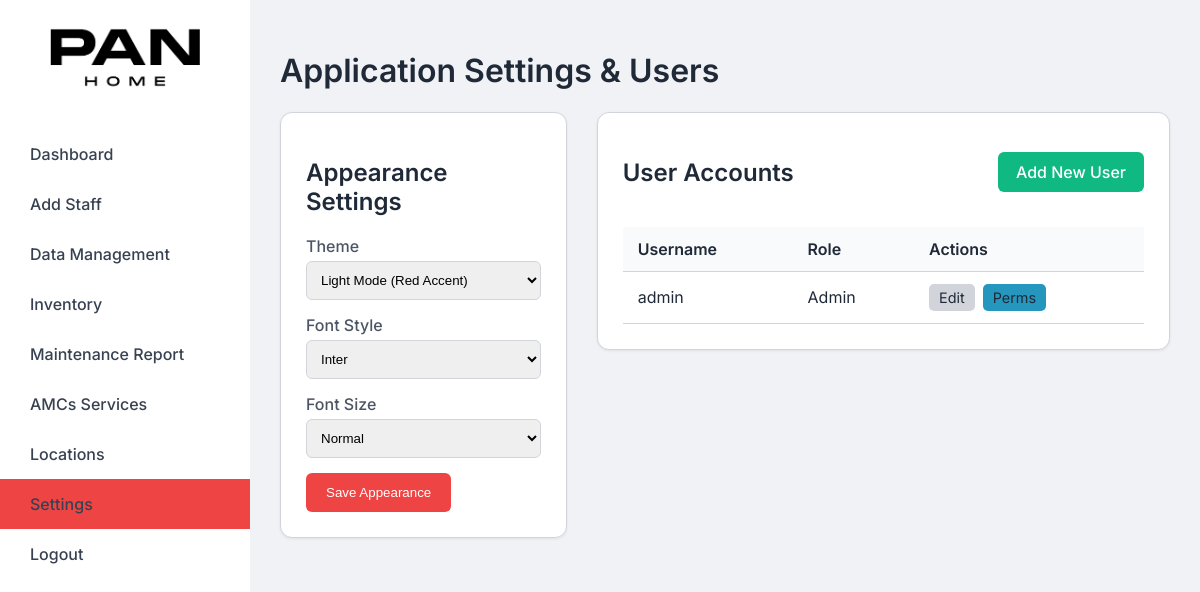
The page /settings/ (signed in) on the database its author committed.
### models.py (models this page shows, shortened)
class AppUser(db.Model, UserMixin):
    __table_args__ = {'extend_existing': True}
    id = db.Column(db.Integer, primary_key=True)
    username = db.Column(db.String(100), unique=True, nullable=False)
    email = db.Column(db.String(100), unique=True, nullable=True)
    mobile = db.Column(db.String(20), nullable=True)
    password_hash = db.Column(db.String(255), nullable=False)
    role = db.Column(db.String(50), default='User') # Default to capitalized 'User'
    allowed_locations = db.Column(db.String(500), default='')
    permissions = db.Column(db.String(500), default='')
    theme = db.Column(db.String(20), default='default')
    font_style = db.Column(db.String(20), default='inter')
    font_size = db.Column(db.String(20), default='normal')
    def is_admin(self):
        return self.role == 'Admin'

### routes/settings.py (the view)
@settings_bp.route('/', methods=['GET'])
@login_required
def settings_dashboard():
    if not current_user.is_admin():
        return redirect(url_for('settings.change_appearance_view'))
    users = AppUser.query.all()
    return render_template('settings.html',
                           users=users,
                           roles=Config.USER_ROLES,
                           is_appearance_only=False)

### templates/settings.html (shortened to what this page needs)
{% extends "base.html" %}
{% block content %}
<h1>Application Settings & Users</h1>
<div class="page-grid">
    <div class="card">
        <h2>Appearance Settings</h2>
        <form action="{{ url_for('settings.change_appearance_view') }}" method="POST">
            <div class="form-group">
                <label for="theme">Theme</label>
                <select id="theme" name="theme">
                    <option value="light" {% if current_user.theme == 'light' %}selected{% endif %}>Light Mode (Red Accent)</option>
                </select>
            </div>
            <div class="form-group">
                <label for="font_style">Font Style</label>
                <select id="font_style" name="font_style">
                    <option value="inter" {% if current_user.font_style == 'inter' %}selected{% endif %}>Inter</option>
                </select>
            </div>
            <div class="form-group">
                <label for="font_size">Font Size</label>
                <select id="font_size" name="font_size">
                    <option value="normal" {% if current_user.font_size == 'normal' %}selected{% endif %}>Normal</option>
                </select>
            </div>
            <button type="submit" class="btn-submit">Save Appearance</button>
        </form>
    </div>
    {% if current_user.is_admin() and not is_appearance_only %}
    <div class="card">
        <div style="display: flex; justify-content: space-between; align-items: center; margin-bottom: 20px;">
            <h2>User Accounts</h2>
            <a href="{{ url_for('settings.add_user') }}" class="btn-add">Add New User</a>
        </div>
        <table class="data-table">
            <thead>
                <tr>
                    <th>Username</th>
                    <th>Role</th>
                    <th style="width: 200px;">Actions</th>
                </tr>
            </thead>
            <tbody>
                {% for user in users %}
                <tr>
                    <td>{{ user.username }}</td>
                    <td>{{ user.role.title() }}</td>
                    <td>
                        <div class="actions">
                            <a href="{{ url_for('settings.edit_user', user_id=user.id) }}" class="btn-edit">Edit</a>
                            <a href="{{ url_for('settings.edit_user_permissions', user_id=user.id) }}" class="btn-edit" style="background-color: #2596be;">Perms</a>
                        </div>
                    </td>
                </tr>
                {% endfor %}
            </tbody>
        </table>
    </div>
    {% endif %}
</div>
{% endblock %}

### templates/base.html (style rules this page uses)
:root { --sidebar-bg: #111827; --main-bg: #f9fafb; --card-bg: #ffffff; --text-primary: #1f2937; --text-secondary: #6b7280; --accent-color: #4f46e5; --border-color: #e5e7eb; --font-family: 'Inter', sans-serif; }
body.theme-light { --sidebar-bg: #ffffff; --main-bg: #f0f2f5; --card-bg: #ffffff; --text-primary: #1f2937; --text-secondary: #4b5563; --accent-color: #ef4444; --border-color: #d1d5db; }
body.font-inter { --font-family: 'Inter', sans-serif; }
body.font-size-normal { font-size: 16px; }
body { margin: 0; font-family: var(--font-family); background-color: var(--main-bg); color: var(--text-primary); }
.card { background-color: var(--card-bg); border: 1px solid var(--border-color); border-radius: 12px; box-shadow: 0 1px 3px 0 rgba(0,0,0,0.07); padding: 25px; margin-bottom: 25px; }
h1, h2, h3 { color: var(--text-primary); font-weight: 600; }

### templates/settings.html (style rules this page uses)
.page-grid { display: grid; grid-template-columns: 1fr 2fr; gap: 30px; align-items: flex-start; }
.data-table { width: 100%; border-collapse: collapse; }
.data-table th, .data-table td { padding: 12px 15px; text-align: left; border-bottom: 1px solid var(--border-color); }
.data-table th { background-color: #f9fafb; font-weight: 600; }
.form-group { margin-bottom: 15px; }
.form-group label { display: block; margin-bottom: 5px; font-weight: 500; color: var(--text-secondary); }
.form-group select, .form-group input[type="text"] { width: 100%; padding: 10px; border: 1px solid var(--border-color); border-radius: 6px; box-sizing: border-box; }
.actions { display: flex; gap: 8px; }
.actions a, .actions button { text-decoration: none; padding: 5px 10px; border-radius: 5px; font-size: 0.9rem; }
.btn-submit { background-color: var(--accent-color); color: white; border: none; padding: 12px 20px; border-radius: 6px; font-weight: 500; cursor: pointer; }
.btn-edit { background-color: #d1d5db; color: #1f2937; }
.btn-add { background-color: #10b981; color: white; padding: 10px 18px; text-decoration: none; border-radius: 6px; font-weight: 500; }

### rows shown on the page
AppUser: theme "Light Mode (Red Accent)", font_style "Inter", font_size "Normal", username "admin", role "Admin"
